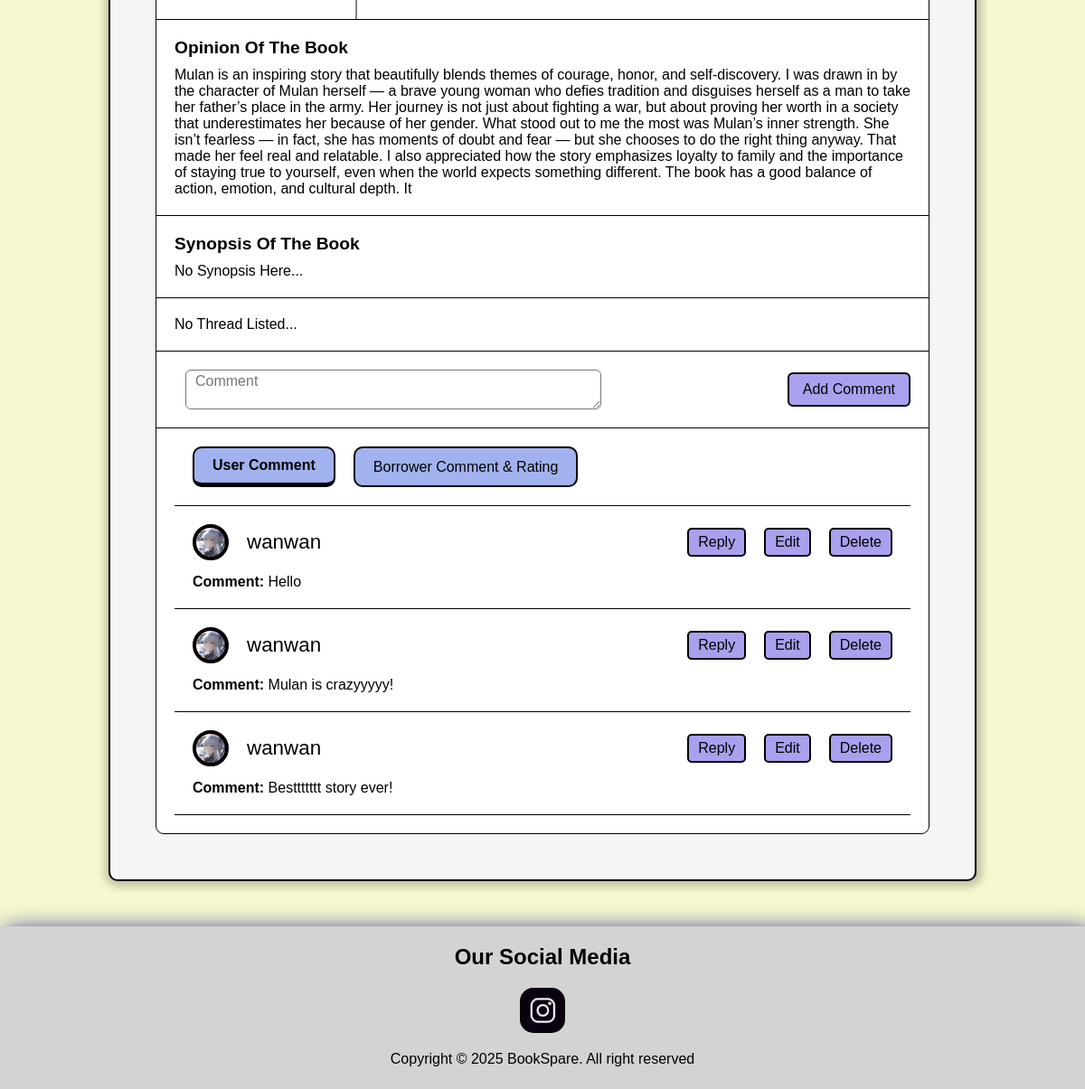
/genreBookDetails.php?postCode=6 (signed in, lower part), run on an earlier commit of the app's database.
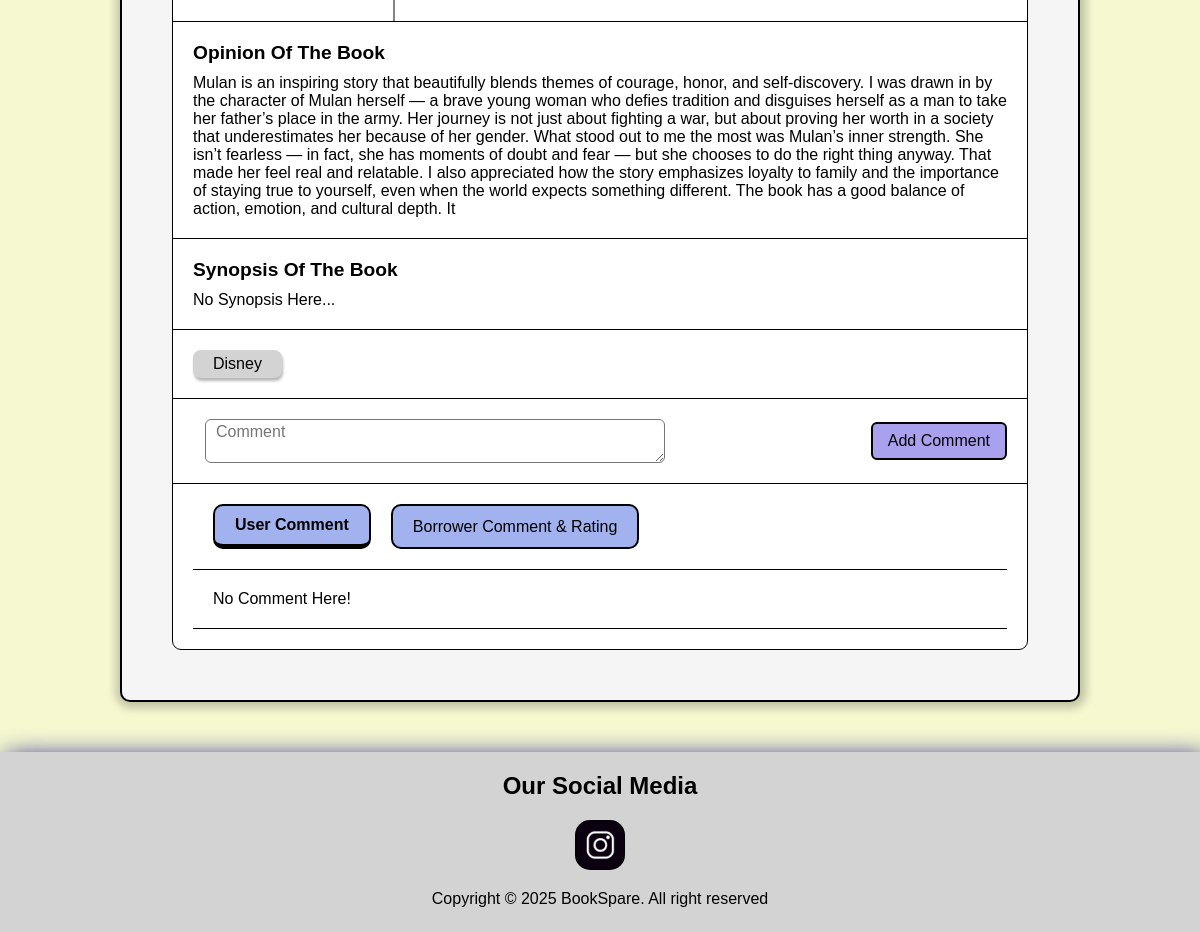
And on a later commit of the database.
### tables this page shows
CREATE TABLE `comment_rating` (
  `commentCode` int(11) NOT NULL,
  `postCode` int(11) DEFAULT NULL,
  `readerID` int(11) DEFAULT NULL,
  `comment` longtext NOT NULL,
  `dateComment` varchar(20) NOT NULL,
  `bookBorrowCode` int(11) DEFAULT NULL,
  `timeComment` time DEFAULT NULL
);

CREATE TABLE `reader_user` (
  `readerID` int(11) NOT NULL,
  `username` varchar(30) NOT NULL,
  `email` varchar(70) NOT NULL,
  `phone` varchar(15) NOT NULL,
  `country` varchar(75) NOT NULL,
  `dateOfBirth` date NOT NULL,
  `password` varchar(255) DEFAULT NULL,
  `avatar` varchar(255) DEFAULT NULL
);

CREATE TABLE `thread` (
  `threadID` int(11) NOT NULL,
  `thread` varchar(20) NOT NULL
);

### genreBookDetails.php (the view, shortened to what the changed rows need)
<?php
require("database/database.php");
$readerID = $_SESSION['readerID'];
$postCode = $_REQUEST['postCode'];
$sqlGetPostDetails = "SELECT
                          post.*,
                          reader.*,
                          book.*
                      FROM post_review post
                      INNER JOIN reader_user reader USING (readerID)
                      INNER JOIN book_record book USING (bookID)
                      WHERE post.postCode = '$postCode'";
$resultGetPostDetails = $conn->query($sqlGetPostDetails);
$post = $resultGetPostDetails->fetch_assoc();
$sqlGetThreads = "SELECT
                    thread.*
                  FROM Thread_Post threadPost
                  INNER JOIN Thread thread USING (threadID)
                  INNER JOIN Post_Review post USING (postCode)
                  WHERE threadPost.postCode = '$postCode'";
$resultGetThreads = $conn->query($sqlGetThreads);
$thread = $resultGetThreads->fetch_all(MYSQLI_ASSOC);
$sqlGetComment = "SELECT
                    comment.*,
                    post.*,
                    reader.*,
                    bookBorrow.*,
                    reader.readerID AS commentReaderID
                  FROM Comment_Rating comment
                  INNER JOIN Post_Review post ON comment.postCode = post.postCode
                  INNER JOIN Reader_User reader ON comment.readerID = reader.readerID
                  LEFT JOIN Book_Borrowed bookBorrow ON comment.bookBorrowCode = bookBorrow.bookBorrowCode
                  WHERE comment.postCode = '$postCode'";
$resultGetComemnt = $conn->query($sqlGetComment);
$comment = $resultGetComemnt->fetch_all(MYSQLI_ASSOC);
?>
<!DOCTYPE html>
<html lang="en" data-themeColor="defaultColor" data-fontSize="defaultFontSize">
<head>
</head>
<body>
<?php include("header.php"); ?>
    <main>
        <article>
            <?php
                if ($post['readerID'] == $readerID) {
                    echo '<div class="book-container">';
                    if ($post['frontCover_img'] != null) {
                        echo '<div class="top-row">';
                        echo '    <div class="book-image-wrapper">';
                        echo '        <div class="book-image">';
                        echo '            <img src="'.$post['frontCover_img'].'" alt="Book Cover">';
                        echo '        </div>';
                        echo '        <div class="arrow-icon">';
                        echo '            <i class="bx bx-caret-right"></i>';
                        echo '        </div>';
                        echo '    </div>';
                        echo '    <div class="vertical-line"></div>';
                        echo '    <div class="book-content">';
                        echo '        <div class="bookTitleReview">';
                        echo '            <span class="book-title">Book Title: '.$post['bookTitle'].'</span>';
                        echo '            <span class="book-rating">'.$post['ownerRating'].'/10</span><br>';
                        echo '            <span class="book-author">Author: '.$post['author'].'</span><br>';
                        echo '            <span class="book-genre">Genre: '.$post['genre'].'</span>';
                        echo '        </div>';
                        echo '        <div class="button-box">';
                        if ($post['statusPhone'] == "YES") {
                            echo "<label>Please Contact My Whatsapp Or Call Me If You Wanna Borrow This Book</label>";
                            echo "<label>My Contact Number: <a href='https://wa.me/6{$post['phone']}' target='_blank'>{$post['phone']}</a></label>";
                        } else {
                            echo "<label>Book Owner Did Not Public His/ Her Contact Number. Therefore This Book Is Not Available For Borrow Currently!<label>";
                        }
                        echo '        </div>';
                        echo '    </div>';
                        echo '</div>';
                        echo '<div class="synopsis-box">';
                        echo '<h2>Opinion Of The Book</h2>';
                        echo $post['ownerOpinion'];
                        echo '</div>';
                        echo '<div class="synopsis-box">';
                        echo '<h2>Synopsis Of The Book</h2>';
                        echo $post['synopsis'];
                        echo '</div>';
                        echo '<div class="thread-box">';
                        if (!empty($thread)) {
                            foreach ($thread as $data) {
                                echo "<label>{$data['thread']}</label>";
                            }
                        } else {
                            echo "No Thread Listed...";
                        }
                        echo '</div>';
                        echo '<div class="comment-box">';
                        echo '<form id="commentForm" method="POST" action="' . htmlspecialchars("backendLogic/commentHandling.php?postCode=" . $postCode) . '">';
                        echo '<div class="inputContainer">';
                        echo '<div>';
                        echo '<box-icon name="message-minus" id="burgerIcon" size="10"></box-icon>';
                        echo '<textarea name="comment" id="comment" placeholder="Comment"></textarea>';
                        echo '</div>';
                        echo '<input type="submit" name="addComment" value="Add Comment">';
                        echo '</div>';
                        echo '</form>';
                        echo '</div>';
                        echo '<div class="viewComment-box">';
                        echo '<form class="commentOption" method="GET" action="mainBookDetails.php">';
                        echo '    <input type="hidden" name="postCode" value="' . $postCode . '">';
                        $userActive = (!isset($_GET['section']) || $_GET['section'] === 'user') ? 'active' : '';
                        $borrowerActive = (isset($_GET['section']) && $_GET['section'] === 'borrower') ? 'active' : '';
                        echo '    <button type="submit" name="section" value="user" class="' . $userActive . '" id="userCommentBt">User Comment</button>';
                        echo '    <button type="submit" name="section" value="borrower" class="' . $borrowerActive . '" id="borrowerRatingBt">Borrower Comment & Rating</button>';
                        echo '</form>';
                        if (isset($_GET['section'])) {
                            if ($_GET['section'] === 'user') {
                                include 'bookDetailsSection/commentSection.php';
                            } elseif ($_GET['section'] === 'borrower') {
                                include 'bookDetailsSection/ratingSection.php';
                            }
                        } else {
                            include 'bookDetailsSection/commentSection.php';
                        }
                        echo '</div>';
                    } else {
                        echo '<div class="top-row">';
                        echo '    <div class="book-image-wrapper" style="justify-content: center;">';
                        echo '    </div>';
                        echo '    <div class="book-content">';
                        echo '    </div>';
                        echo '</div>';
                        echo '<div class="synopsis-box">';
                        echo '<h2>Opinion Of The Book</h2>';
                        echo $post['ownerOpinion'];
                        echo '</div>';
                        echo '<div class="synopsis-box">';
                        echo '<h2>Synopsis Of The Book</h2>';
                        echo 'No Synopsis Here...';
                        echo '</div>';
                        echo '<div class="thread-box">';
                        if (!empty($thread)) {
                            foreach ($thread as $data) {
                                echo "<label>{$data['thread']}</label>";
                            }
                        } else {
                            echo "No Thread Listed...";
                        }
                        echo '</div>';
                        echo '<div class="comment-box">';
                        echo '<form id="commentForm" method="POST" action="' . htmlspecialchars("backendLogic/commentHandling.php?postCode=" . $postCode) . '">';
                        echo '</form>';
                        echo '</div>';
                        echo '<div class="viewComment-box">';
                        echo '<form class="commentOption" method="GET" action="mainBookDetails.php">';
                        $userActive = (!isset($_GET['section']) || $_GET['section'] === 'user') ? 'active' : '';
                        $borrowerActive = (isset($_GET['section']) && $_GET['section'] === 'borrower') ? 'active' : '';
                        echo '    <button type="submit" name="section" value="user" class="' . $userActive . '" id="userCommentBt">User Comment</button>';
                        echo '    <button type="submit" name="section" value="borrower" class="' . $borrowerActive . '" id="borrowerRatingBt">Borrower Comment & Rating</button>';
                        echo '</form>';
                        if (isset($_GET['section'])) {
                            if ($_GET['section'] === 'user') {
                                include 'bookDetailsSection/commentSection.php';
                            } elseif ($_GET['section'] === 'borrower') {
                                include 'bookDetailsSection/ratingSection.php';
                            }
                        } else {
                            include 'bookDetailsSection/commentSection.php';
                        }
                        echo '</div>';
                    }
                    echo '</div>';
                }
            ?>
        </article>
    </main>
</body>
</html>

### bookDetailsSection/commentSection.php (shortened to what the changed rows need)
<?php
if (!empty($comment)) {
    $a = 0;
    foreach ($comment as $rowComment) {
        if ($rowComment['bookBorrowCode'] == null) {
            echo '  <div class="commentContainer">';
            echo '      <div class="postProfile">';
            echo '          <div>';
            echo '              <a href="">';
            if ($rowComment['avatar'] != null) {
                echo '<img src="'.$rowComment['avatar'].'" alt="Profile Image">';
            } else {
                echo $rowComment['username'][0];
            }
            echo '</a>';
            echo '              <label>'.$rowComment['username'].'</label>';
            echo '          </div>';
            echo '          <div>';
            echo '              <a href="commentHandling/commentReply.php?commentCode='.$rowComment['commentCode'].'&postCode='.$postCode.'">Reply</a>';
            if ($rowComment['commentReaderID'] == $readerID) {
                echo '              <a href="commentHandling/commentEdit.php?commentCode='.$rowComment['commentCode'].'&postCode='.$postCode.'">Edit</a>';
                echo '              <a href="commentHandling/commentDelete.php?commentCode='.$rowComment['commentCode'].'&postCode='.$postCode.'">Delete</a>';
            }
            echo '          </div>';
            echo '      </div>';
            echo '      <div class="commentContent">';
            echo '          <label>';
            echo '              <b>Comment:</b> '.$rowComment['comment'].'';
            echo '          </label>';
            echo '      </div>';
            echo '</div>';
            $a++;
        }
    }
    if ($a == 0) {
        echo '  <div class="commentContainer">';
        echo "No Comment Here!";
        echo '  </div>';
    }
} else {
    echo '  <div class="commentContainer">';
    echo "No Comment Here!";
    echo '  </div>';
}
?>

What changed in the data, as far as the page shows it:
removed comment_rating: readerID.avatar (picture), readerID.username "wanwan", comment "Hello"
removed comment_rating: readerID.avatar (picture), readerID.username "wanwan", comment "Mulan is crazyyyyy!"
removed comment_rating: readerID.avatar (picture), readerID.username "wanwan", comment "Besttttttt story ever!"
now on this page (row unchanged): thread: thread "Disney"
Also different on the page:
text no longer shown: "No Thread Listed..."
text now shown: "No Comment Here!"
